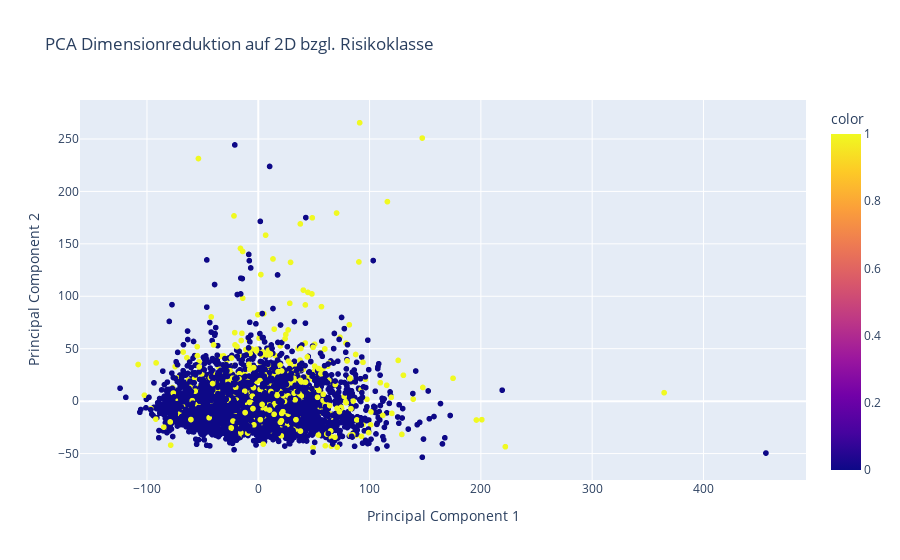

This figure's notebook cell:
### Markdown cell above
Die ersten beiden Hauptkomponenten einer PCA einfach visualisieren, indem der Datensatz mit 14 Dimensionen auf 2D reduziert wird.

### Code cell
import plotly.express as px
from sklearn.decomposition import PCA

parameters = data[['Geschlecht', ' Alter', ' Raucher', ' Zigaretten_pro_Tag',
       ' Blutdrucksenker', ' Schlaganfall', ' Bluthochdruck', ' Diabetes',
       ' Gesamtcholesterin', ' Systole', ' Diastole', ' BMI', ' Puls',
       ' Blutglukosespiegel']]

pca = PCA(n_components=2)
components = pca.fit_transform(parameters)

fig = px.scatter(components, x=0, y=1, color=df[' Risikoklasse'], title='PCA Dimensionreduktion auf 2D bzgl. Risikoklasse').update_layout(
    xaxis_title='Principal Component 1', yaxis_title='Principal Component 2')
fig.show()

### Figure 1 — Plotly figure (JSON) as saved in the notebook; plotly's stock layout.template omitted (floating-point values rounded to 4 significant figures; data arrays with more than 128 entries replaced by an {"elided": "..."} marker saying what was removed)
{"data": [{"hovertemplate": "0=%{x}<br>1=%{y}<br>color=%{marker.color}<extra></extra>", "legendgroup": "", "marker": {"color": {"elided": "3751 int values"}, "coloraxis": "coloraxis", "symbol": "circle"}, "mode": "markers", "name": "", "showlegend": false, "type": "scattergl", "x": {"elided": "3751 float values"}, "xaxis": "x", "y": {"elided": "3751 float values"}, "yaxis": "y"}], "layout": {"coloraxis": {"colorbar": {"title": {"text": "color"}}, "colorscale": [[0, "#0d0887"], [0.1111, "#46039f"], [0.2222, "#7201a8"], [0.3333, "#9c179e"], [0.4444, "#bd3786"], [0.5556, "#d8576b"], [0.6667, "#ed7953"], [0.7778, "#fb9f3a"], [0.8889, "#fdca26"], [1, "#f0f921"]]}, "legend": {"tracegroupgap": 0}, "title": {"text": "PCA Dimensionreduktion auf 2D bzgl. Risikoklasse"}, "xaxis": {"anchor": "y", "domain": [0, 1], "title": {"text": "Principal Component 1"}}, "yaxis": {"anchor": "x", "domain": [0, 1], "title": {"text": "Principal Component 2"}}}}
